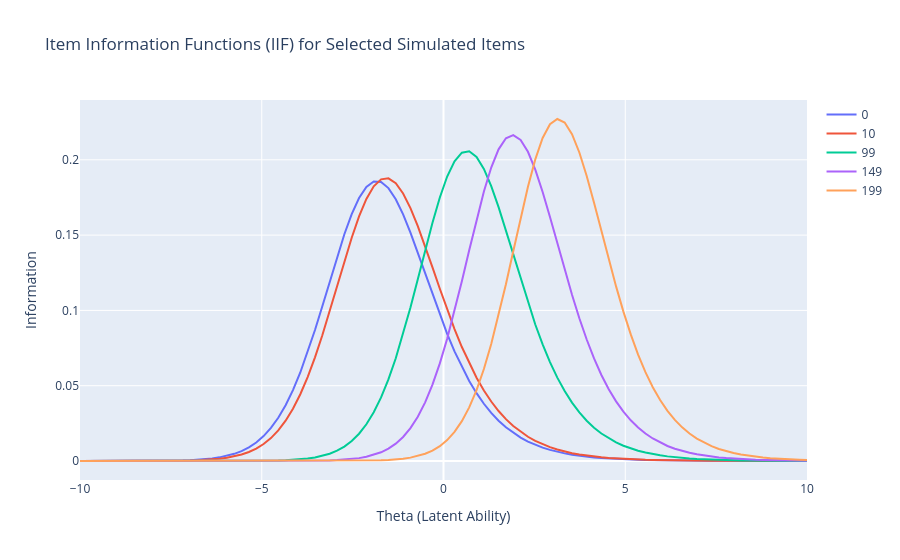

Notebook code for this chart:
### Code cell
item_indices_to_plot = [0, 10, 99, 149, 199]
item_names = [str(i) for i in item_indices_to_plot]

a = np.array([toy_list[-1]['a_i_true'][i] for i in item_indices_to_plot])
b = np.array([toy_list[-1]['b_i_true'][i] for i in item_indices_to_plot])
c = np.array([toy_list[-1]['c_i_true'][i] for i in item_indices_to_plot])

fig = create_item_information_figure(a,b,c,item_names)
fig.show()
